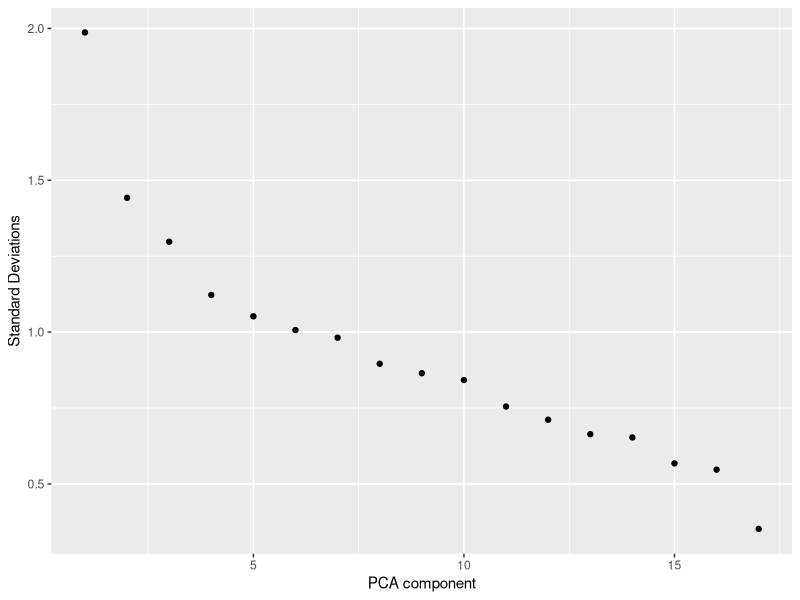
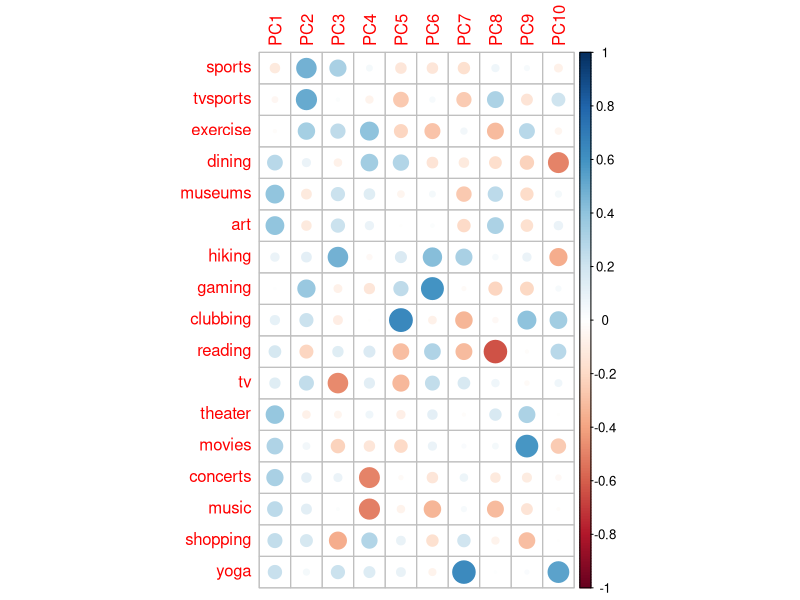
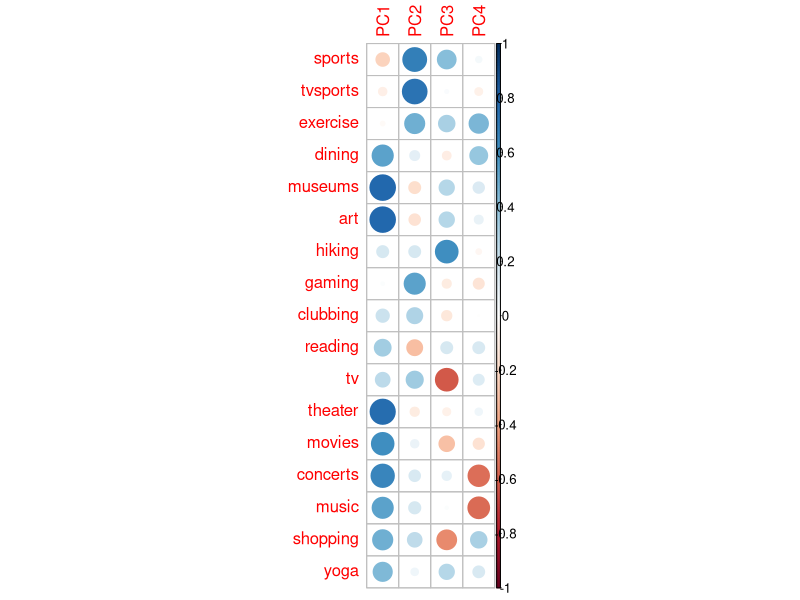
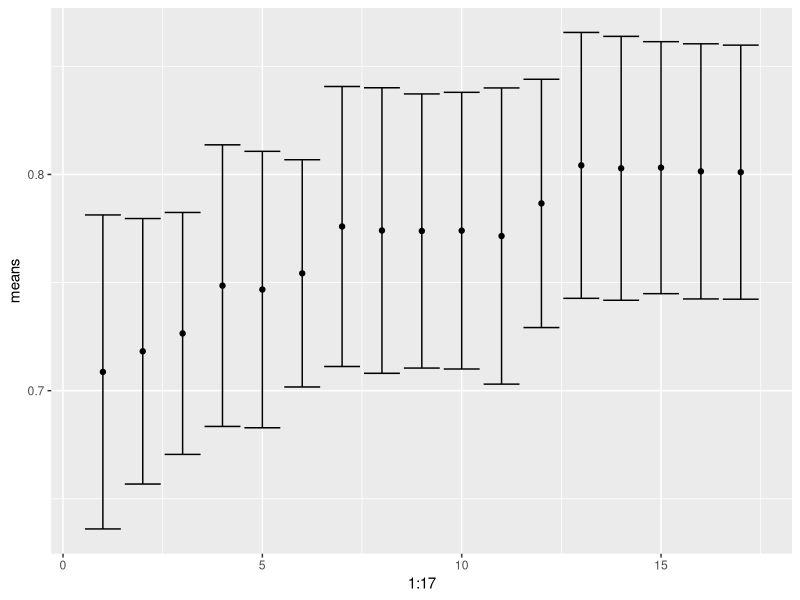
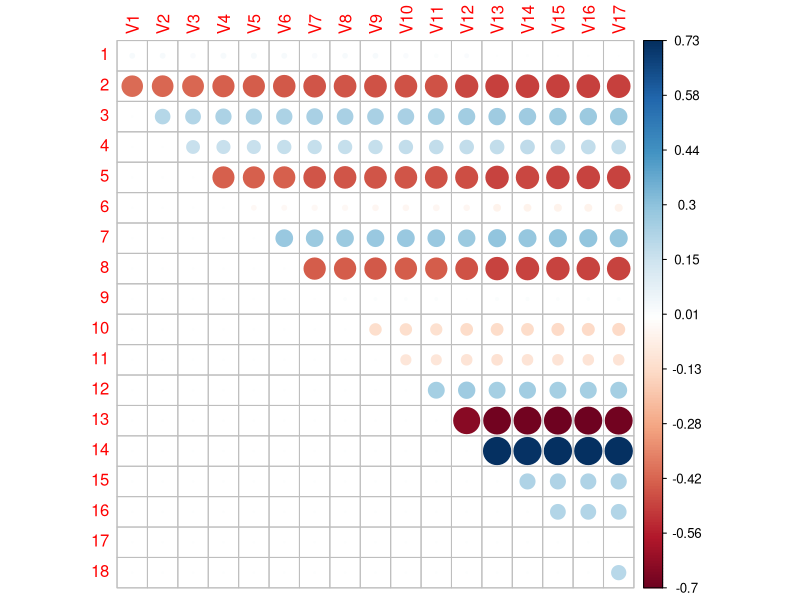
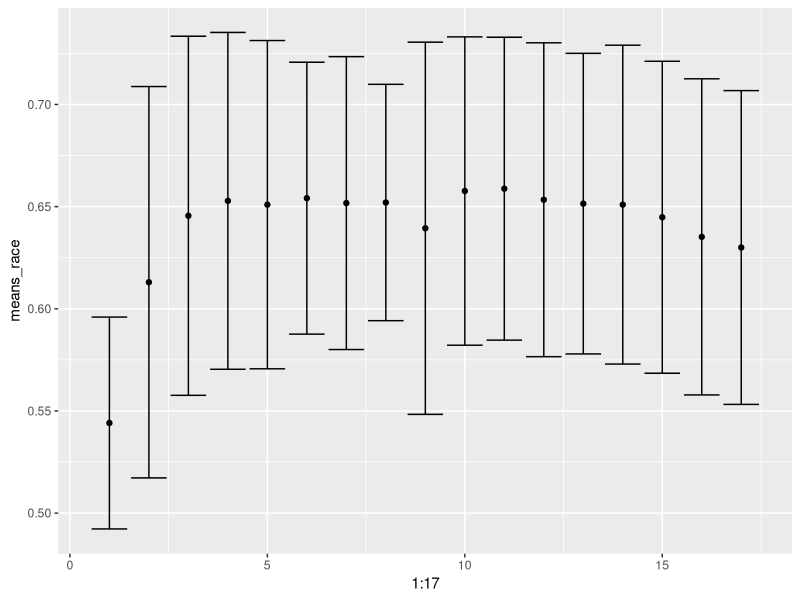
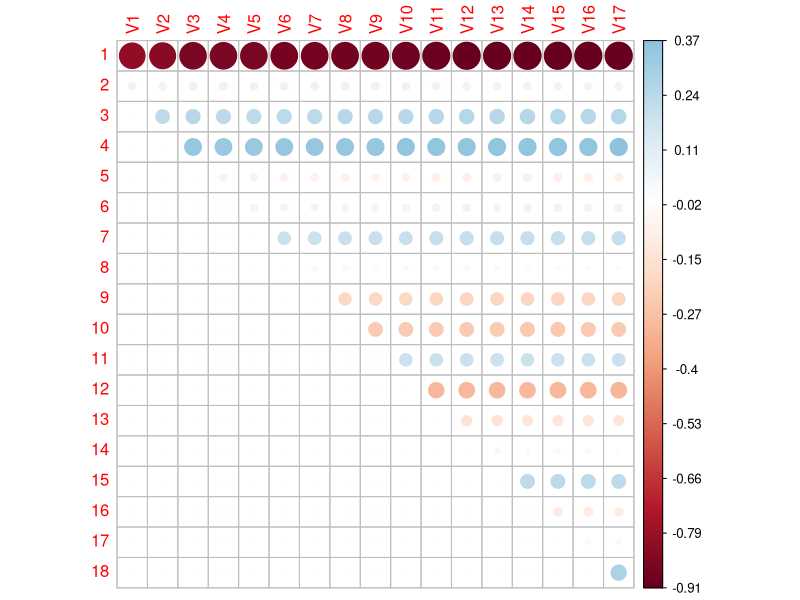
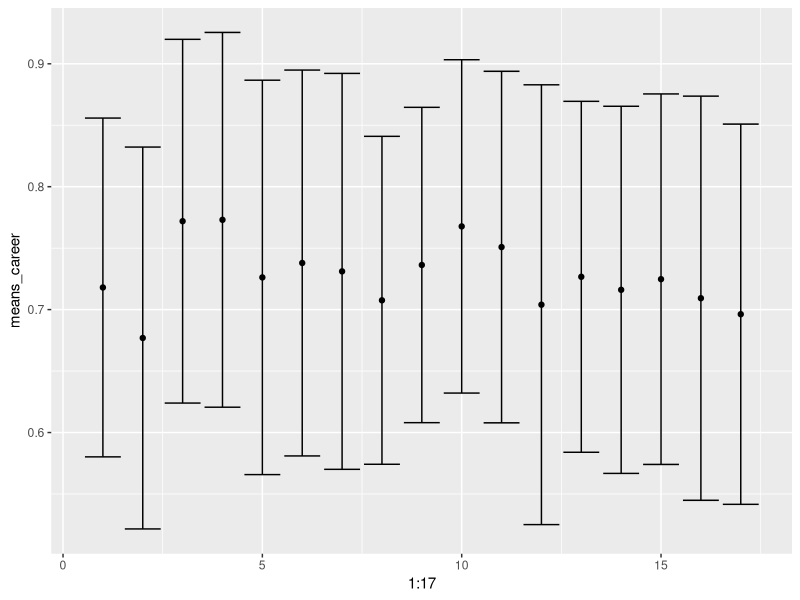

Here is the R script that generated these plots, in order:
## ---- chunk 1
library(ggplot2)
library(dplyr)
library(pROC)
library(corrplot)

# setwd("/Users/hamnox/projects/bootcamp/my_signal/datasets/")
spd_df = read.csv("../../datasets/speeddating-aggregated.csv")

##Take out NA rows
spd_df = select(spd_df, sports:yoga, gender,race,career_c)
spd_df = spd_df[rowSums(is.na(spd_df))==0,]

features = select(spd_df, sports:yoga)
targets = select(spd_df,gender, race, career_c)


## ---- chunk 2
p = prcomp(features, scale=TRUE)

qplot(1:17, p$sdev, xlab="PCA component", ylab="Standard Deviations")
corrplot(p$rotation[,1:10])

corrplot(cor(features, p$x[,1:4]))

## ---- chunk 3
## integer, dataframe, vector -> 

set.seed(13)
fold_n = function(n, features, targets){
  fold_ind = sample(nrow(features)) %% n + 1 
  pca = prcomp(features, scale=TRUE)
  train_target = vector(mode="list",n)
  test_target = vector(mode="list",n)
  train_pca = vector(mode="list",n)
  test_pca = vector(mode="list",n)
  for (i in 1:n){
    train_target[[i]]  = targets[fold_ind != i]
    test_target[[i]]  = targets[fold_ind == i]
    train_pca[[i]]  = data.frame(pca$x[fold_ind != i,])
    test_pca[[i]] = data.frame(pca$x[fold_ind == i,])
  }
  return(
    list(
      train_target, test_target,
      train_pca, test_pca
    )
  )
}

## ---- chunk 4
get_pca_rmse = function(features, target, n_fold, pca_n){
  folded = fold_n(n_fold,features,target)
  train_target = folded[[1]]
  test_target = folded[[2]]
  train_pca = folded[[3]]
  test_pca = folded[[4]]
  fit_objects = vector(mode="list", pca_n)
  coefficient_pvals = vector(mode="list", pca_n)
  for (n in 1:pca_n){
    fit_objects[[n]] = vector(mode="numeric", n_fold)
    for (i in 1:n_fold){
      fit_df = as.data.frame(cbind(train_target[[i]],train_pca[[i]][,1:n]))
      colnames(fit_df)[1]=c("target")
      fit = glm(target~., fit_df, family=binomial)
      
      test_df = as.data.frame(cbind(test_target[[i]],test_pca[[i]][,1:n]))
      colnames(test_df)[1]=c("target")
      # alternative 
      predictions = predict(fit, test_df)
      
      fit_objects[[n]][i] = auc(roc(test_target[[i]], predictions))
    }
    
    pca = prcomp(features, scale=TRUE)
    fit_df = as.data.frame(cbind(target, pca$x[,1:n]))
    colnames(fit_df)[1] = "target"
    fit = glm(target ~ ., fit_df, family=binomial)
    coefficient_pvals[[n]] = summary(fit)$coefficients[,1]
  }
  return(list(auc = fit_objects,
              coefficient_pvals = coefficient_pvals))
}
## ---- chunk 5

silenced = get_pca_rmse(features, targets$gender, 10, 17)
auc_df = as.data.frame(silenced$auc)
colnames(auc_df) = as.character(1:17)
means = colMeans(auc_df)
sds = sapply(auc_df, sd)

ggplot(data.frame(), aes(1:17, means)) + geom_point() + geom_errorbar(aes(ymin= means - sds, ymax = means + sds))

# get coefficients
gender_coefficients = as.data.frame(sapply(silenced$coefficient_pvals, function(itemvector) {
                                                            val = rep(0, 18)
                                                            val[1:length(itemvector)] = itemvector
                                                            return(val)
                                                          }))

corrplot(as.matrix(gender_coefficients), is.corr=FALSE)
## ---- chunk 6

## this is for race

# filter for race == 2 (white)
# or race == 4 (asian)
race_df = filter(spd_df, race==2 | race==4)
features_race = select(race_df, sports:yoga)
target_race = race_df$race
target_race = as.numeric(target_race==4)

# run analysis
race_analysis = get_pca_rmse(features_race, target_race, 10, 17)
race_auc_df = as.data.frame(race_analysis$auc)
colnames(race_auc_df) = as.character(1:17)
means_race = colMeans(race_auc_df)
race_sds = sapply(race_auc_df, sd)

ggplot(data.frame(), aes(1:17, means_race)) + geom_point() + geom_errorbar(aes(ymin= means_race - race_sds, ymax = means_race + race_sds))

# get coefficients
race_coefficients = as.data.frame(sapply(race_analysis$coefficient_pvals, function(itemvector) {
  val = rep(0, 18)
  val[1:length(itemvector)] = itemvector
  return(val)
}))

corrplot(as.matrix(race_coefficients), is.corr=FALSE)
## ---- chunk 7
## this is for career
## career = 2 for academia, career = 4 for business
career_df = filter(spd_df, career_c==2 | career_c==4)
features_career = select(career_df, sports:yoga)
target_career = career_df$career_c
target_career = as.numeric(target_career==4)

# run analysis
career_analysis = get_pca_rmse(features_career, target_career, 10, 17)
career_auc_df = as.data.frame(career_analysis$auc)
colnames(career_auc_df) = as.character(1:17)
means_career = colMeans(career_auc_df)
career_sds = sapply(career_auc_df, sd)

ggplot(data.frame(), aes(1:17, means_career)) + geom_point() + geom_errorbar(aes(ymin= means_career - career_sds, ymax = means_career + career_sds))

# get coefficients
career_coefficients = as.data.frame(sapply(career_analysis$coefficient_pvals, function(itemvector) {
  val = rep(0, 18)
  val[1:length(itemvector)] = itemvector
  return(val)
}))

corrplot(as.matrix(career_coefficients), is.corr=FALSE)

